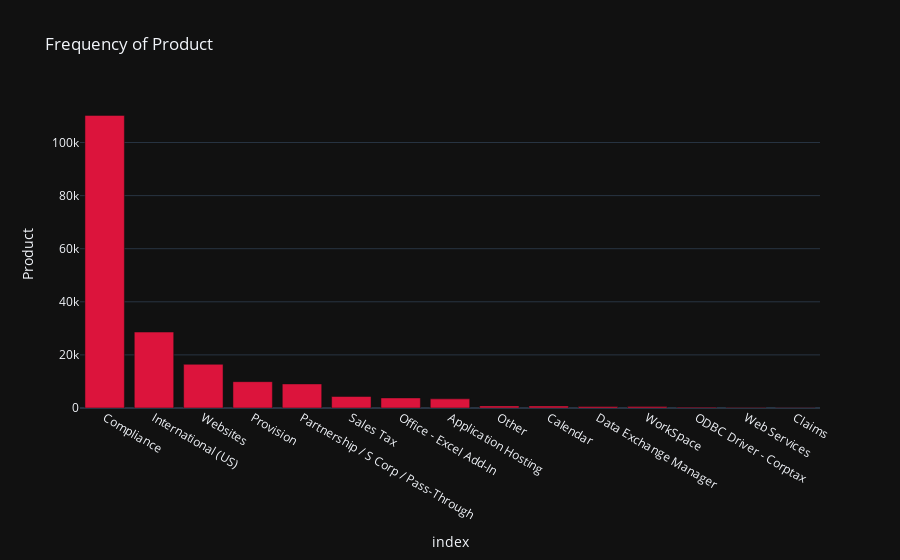

The code cell stored with this chart in its notebook:
### Code cell
typecounts = df["Product"].value_counts()
typecounts = pd.DataFrame(typecounts).reset_index()
fig = px.bar(typecounts, 
             x="index", 
             y="Product",  
             title="Frequency of Product",
             color_discrete_sequence=["#DC143C"], template='plotly_dark')
fig.show()

### Figure 1 — Plotly figure (JSON) as saved in the notebook; plotly's stock layout.template omitted (floating-point values rounded to 4 significant figures)
{"data": [{"alignmentgroup": "True", "hovertemplate": "index=%{x}<br>Product=%{y}<extra></extra>", "legendgroup": "", "marker": {"color": "#DC143C", "pattern": {"shape": ""}}, "name": "", "offsetgroup": "", "orientation": "v", "showlegend": false, "textposition": "auto", "type": "bar", "x": ["Compliance", "International (US)", "Websites", "Provision", "Partnership / S Corp / Pass-Through", "Sales Tax", "Office - Excel Add-In", "Application Hosting", "Other", "Calendar", "Data Exchange Manager", "WorkSpace", "ODBC Driver - Corptax", "Web Services", "Claims"], "xaxis": "x", "y": [110216, 28604, 16459, 9918, 9069, 4338, 3799, 3440, 798, 768, 570, 529, 300, 199, 57], "yaxis": "y"}], "layout": {"barmode": "relative", "legend": {"tracegroupgap": 0}, "title": {"text": "Frequency of Product"}, "xaxis": {"anchor": "y", "domain": [0, 1], "title": {"text": "index"}}, "yaxis": {"anchor": "x", "domain": [0, 1], "title": {"text": "Product"}}}}
